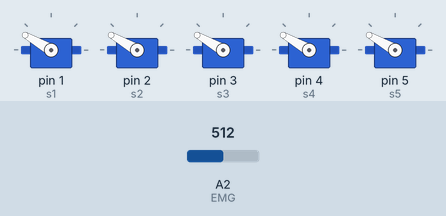
A sketch run on a simulated Arduino Uno, built with avr-gcc and run on an emulated ATmega328P. Shown: 5 × servo. The test bench sets the inputs (shaded band); at power-on: A2 (EMG) = 512.

Above: at 1.2 s.
1.3 s: A2 (EMG) set to 269
2.8 s: A2 (EMG) set to 233
At 3.5 s:
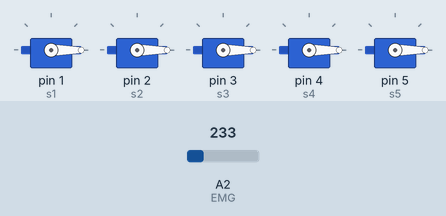
4.3 s: A2 (EMG) set to 260
At 4.6 s:
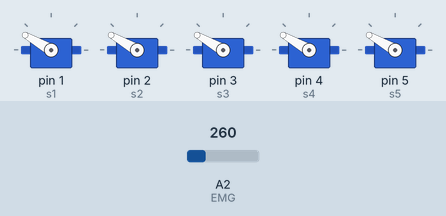
5.8 s: A2 (EMG) set to 240
At 6.9 s:
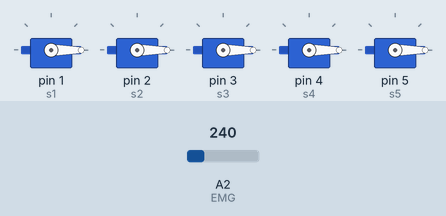
Timing chart, 0 to 8.3 s (numbered marks = the images above; inputs shaded):
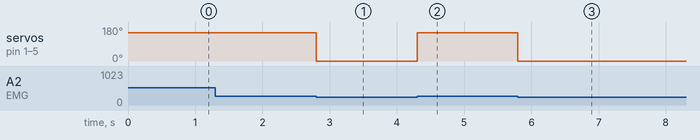

Measured:
- the behaviour switches between 251 and 250 on A2 (EMG) (found by bisection; images 0 and 1)
- after the input at 1.3 s, every drawn part: stays the same
- after the input at 2.8 s, servo on pin 1 (s1), servo on pin 2 (s2), servo on pin 3 (s3), servo on pin 4 (s4), servo on pin 5 (s5): 150° → 0° at once
- after the input at 4.3 s, servo on pin 1 (s1), servo on pin 2 (s2), servo on pin 3 (s3), servo on pin 4 (s4), servo on pin 5 (s5): 0° → 150° at once
- after the input at 5.8 s, servo on pin 1 (s1), servo on pin 2 (s2), servo on pin 3 (s3), servo on pin 4 (s4), servo on pin 5 (s5): 150° → 0° at once

The sketch:

Code.ino
```cpp
#include <Servo.h>
#define maximum 250
Servo s1;
Servo s2;
Servo s3;
Servo s4;
Servo s5;
int EMG = 2;


void setup()
{
Serial.begin(9600);
s1.attach(1);
s2.attach(2);
s3.attach(3);
s4.attach(4);
s5.attach(5);
s1.attach(1);
pinMode(EMG,INPUT);
}
void loop()
{
int input=analogRead(EMG);
if (input>maximum)
{
  s1.write(150);
  s2.write(150);
  s3.write(150);
  s4.write(150);
  s5.write(150);

}
else {
  s1.write(0);
  s2.write(0);
  s3.write(0);
  s4.write(0);
  s5.write(0);
}
}
```
